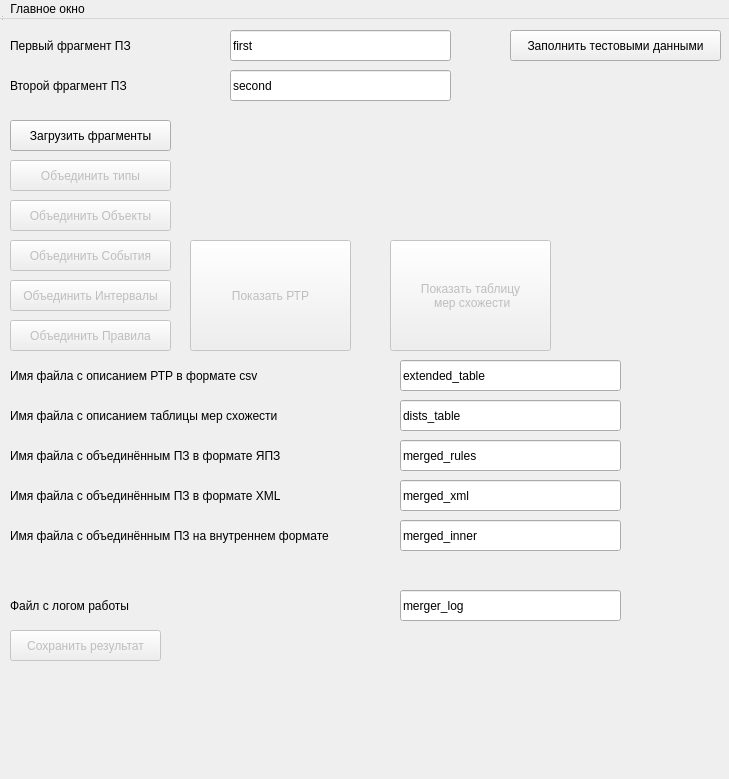
<?xml version="1.0" encoding="UTF-8"?>
<ui version="4.0">
 <class>MergerWindow</class>
 <widget class="QWidget" name="MergerWindow">
  <property name="geometry">
   <rect>
    <x>0</x>
    <y>0</y>
    <width>729</width>
    <height>779</height>
   </rect>
  </property>
  <property name="windowTitle">
   <string>MainWindow</string>
  </property>
  <widget class="QWidget" name="centralWidget" native="true">
   <property name="geometry">
    <rect>
     <x>0</x>
     <y>0</y>
     <width>740</width>
     <height>710</height>
    </rect>
   </property>
   <widget class="QLabel" name="left_filename_label">
    <property name="geometry">
     <rect>
      <x>10</x>
      <y>30</y>
      <width>141</width>
      <height>31</height>
     </rect>
    </property>
    <property name="text">
     <string>Первый фрагмент ПЗ</string>
    </property>
   </widget>
   <widget class="QLabel" name="right_filename_label">
    <property name="geometry">
     <rect>
      <x>10</x>
      <y>70</y>
      <width>141</width>
      <height>31</height>
     </rect>
    </property>
    <property name="text">
     <string>Второй фрагмент ПЗ</string>
    </property>
   </widget>
   <widget class="QLabel" name="textout_label">
    <property name="geometry">
     <rect>
      <x>10</x>
      <y>440</y>
      <width>311</width>
      <height>31</height>
     </rect>
    </property>
    <property name="text">
     <string>Имя файла с объединённым ПЗ в формате ЯПЗ</string>
    </property>
   </widget>
   <widget class="QLabel" name="xmlout_label">
    <property name="geometry">
     <rect>
      <x>10</x>
      <y>480</y>
      <width>311</width>
      <height>31</height>
     </rect>
    </property>
    <property name="text">
     <string>Имя файла с объединённым ПЗ в формате XML</string>
    </property>
   </widget>
   <widget class="QLabel" name="innerout_label">
    <property name="geometry">
     <rect>
      <x>10</x>
      <y>520</y>
      <width>371</width>
      <height>31</height>
     </rect>
    </property>
    <property name="text">
     <string>Имя файла с объединённым ПЗ на внутреннем формате</string>
    </property>
   </widget>
   <widget class="QLineEdit" name="left_filename_value">
    <property name="geometry">
     <rect>
      <x>230</x>
      <y>30</y>
      <width>221</width>
      <height>31</height>
     </rect>
    </property>
    <property name="text">
     <string>first</string>
    </property>
   </widget>
   <widget class="QLineEdit" name="right_filename_value">
    <property name="geometry">
     <rect>
      <x>230</x>
      <y>70</y>
      <width>221</width>
      <height>31</height>
     </rect>
    </property>
    <property name="text">
     <string>second</string>
    </property>
   </widget>
   <widget class="QLineEdit" name="textout_value">
    <property name="geometry">
     <rect>
      <x>400</x>
      <y>440</y>
      <width>221</width>
      <height>31</height>
     </rect>
    </property>
    <property name="text">
     <string>merged_rules</string>
    </property>
   </widget>
   <widget class="QLineEdit" name="xmlout_value">
    <property name="geometry">
     <rect>
      <x>400</x>
      <y>480</y>
      <width>221</width>
      <height>31</height>
     </rect>
    </property>
    <property name="text">
     <string>merged_xml</string>
    </property>
   </widget>
   <widget class="QLineEdit" name="innerout_value">
    <property name="geometry">
     <rect>
      <x>400</x>
      <y>520</y>
      <width>221</width>
      <height>31</height>
     </rect>
    </property>
    <property name="text">
     <string>merged_inner</string>
    </property>
   </widget>
   <widget class="QPushButton" name="load_button">
    <property name="geometry">
     <rect>
      <x>10</x>
      <y>120</y>
      <width>161</width>
      <height>31</height>
     </rect>
    </property>
    <property name="text">
     <string>Загрузить фрагменты</string>
    </property>
   </widget>
   <widget class="QPushButton" name="merge_types_button">
    <property name="enabled">
     <bool>false</bool>
    </property>
    <property name="geometry">
     <rect>
      <x>10</x>
      <y>160</y>
      <width>161</width>
      <height>31</height>
     </rect>
    </property>
    <property name="text">
     <string>Объединить типы</string>
    </property>
   </widget>
   <widget class="QLabel" name="log_label">
    <property name="geometry">
     <rect>
      <x>10</x>
      <y>590</y>
      <width>371</width>
      <height>31</height>
     </rect>
    </property>
    <property name="text">
     <string>Файл с логом работы</string>
    </property>
   </widget>
   <widget class="QLineEdit" name="log_value">
    <property name="geometry">
     <rect>
      <x>400</x>
      <y>590</y>
      <width>221</width>
      <height>31</height>
     </rect>
    </property>
    <property name="text">
     <string>merger_log</string>
    </property>
   </widget>
   <widget class="QPushButton" name="fill_button">
    <property name="geometry">
     <rect>
      <x>510</x>
      <y>30</y>
      <width>211</width>
      <height>31</height>
     </rect>
    </property>
    <property name="text">
     <string>Заполнить тестовыми данными</string>
    </property>
   </widget>
   <widget class="QPushButton" name="merge_objects_button">
    <property name="enabled">
     <bool>false</bool>
    </property>
    <property name="geometry">
     <rect>
      <x>10</x>
      <y>200</y>
      <width>161</width>
      <height>31</height>
     </rect>
    </property>
    <property name="text">
     <string>Объединить Объекты</string>
    </property>
   </widget>
   <widget class="QPushButton" name="save_button">
    <property name="enabled">
     <bool>false</bool>
    </property>
    <property name="geometry">
     <rect>
      <x>10</x>
      <y>630</y>
      <width>151</width>
      <height>31</height>
     </rect>
    </property>
    <property name="text">
     <string>Сохранить результат</string>
    </property>
   </widget>
   <widget class="QPushButton" name="merge_events_button">
    <property name="enabled">
     <bool>false</bool>
    </property>
    <property name="geometry">
     <rect>
      <x>10</x>
      <y>240</y>
      <width>161</width>
      <height>31</height>
     </rect>
    </property>
    <property name="text">
     <string>Объединить События</string>
    </property>
   </widget>
   <widget class="QPushButton" name="merge_intervals_button">
    <property name="enabled">
     <bool>false</bool>
    </property>
    <property name="geometry">
     <rect>
      <x>10</x>
      <y>280</y>
      <width>161</width>
      <height>31</height>
     </rect>
    </property>
    <property name="text">
     <string>Объединить Интервалы</string>
    </property>
   </widget>
   <widget class="QPushButton" name="merge_rules_button">
    <property name="enabled">
     <bool>false</bool>
    </property>
    <property name="geometry">
     <rect>
      <x>10</x>
      <y>320</y>
      <width>161</width>
      <height>31</height>
     </rect>
    </property>
    <property name="text">
     <string>Объединить Правила</string>
    </property>
   </widget>
   <widget class="QPushButton" name="show_rtr_button">
    <property name="enabled">
     <bool>false</bool>
    </property>
    <property name="geometry">
     <rect>
      <x>190</x>
      <y>240</y>
      <width>161</width>
      <height>111</height>
     </rect>
    </property>
    <property name="text">
     <string>Показать РТР</string>
    </property>
   </widget>
   <widget class="QPushButton" name="show_dists_button">
    <property name="enabled">
     <bool>false</bool>
    </property>
    <property name="geometry">
     <rect>
      <x>390</x>
      <y>240</y>
      <width>161</width>
      <height>111</height>
     </rect>
    </property>
    <property name="text">
     <string>Показать таблицу
 мер схожести</string>
    </property>
   </widget>
   <widget class="QLabel" name="rtr_label">
    <property name="geometry">
     <rect>
      <x>10</x>
      <y>360</y>
      <width>311</width>
      <height>31</height>
     </rect>
    </property>
    <property name="text">
     <string>Имя файла с описанием РТР в формате csv</string>
    </property>
   </widget>
   <widget class="QLabel" name="dists_label">
    <property name="geometry">
     <rect>
      <x>10</x>
      <y>400</y>
      <width>311</width>
      <height>31</height>
     </rect>
    </property>
    <property name="text">
     <string>Имя файла с описанием таблицы мер схожести</string>
    </property>
   </widget>
   <widget class="QLineEdit" name="rtr_value">
    <property name="geometry">
     <rect>
      <x>400</x>
      <y>360</y>
      <width>221</width>
      <height>31</height>
     </rect>
    </property>
    <property name="text">
     <string>extended_table</string>
    </property>
   </widget>
   <widget class="QLineEdit" name="dists_value">
    <property name="geometry">
     <rect>
      <x>400</x>
      <y>400</y>
      <width>221</width>
      <height>31</height>
     </rect>
    </property>
    <property name="text">
     <string>dists_table</string>
    </property>
   </widget>
  </widget>
  <widget class="QMenuBar" name="menuBar">
   <property name="geometry">
    <rect>
     <x>0</x>
     <y>0</y>
     <width>729</width>
     <height>19</height>
    </rect>
   </property>
   <widget class="QMenu" name="menu">
    <property name="title">
     <string>Главное окно</string>
    </property>
   </widget>
   <addaction name="menu"/>
  </widget>
  <widget class="QToolBar" name="mainToolBar">
   <property name="geometry">
    <rect>
     <x>0</x>
     <y>0</y>
     <width>8</width>
     <height>17</height>
    </rect>
   </property>
  </widget>
  <widget class="QStatusBar" name="statusBar">
   <property name="geometry">
    <rect>
     <x>0</x>
     <y>0</y>
     <width>3</width>
     <height>22</height>
    </rect>
   </property>
  </widget>
 </widget>
 <layoutdefault spacing="6" margin="11"/>
 <resources/>
 <connections/>
</ui>
